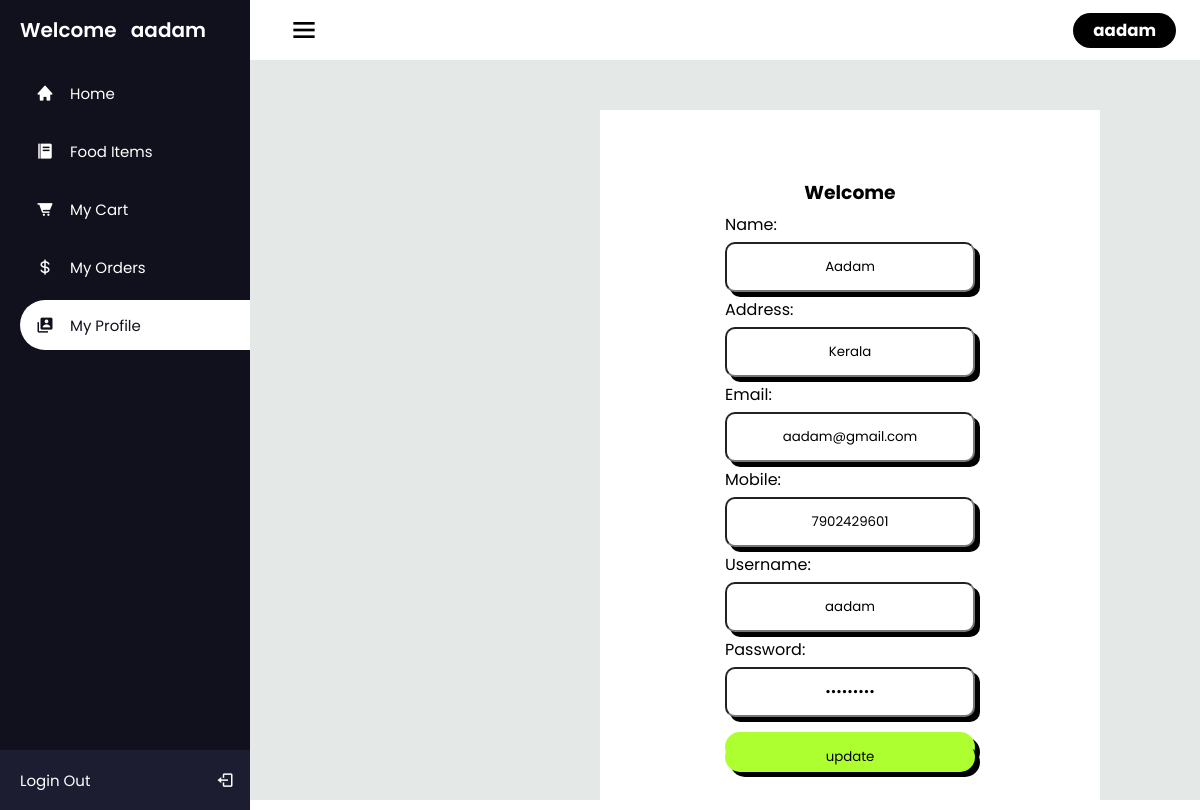
/profile.php (signed in), run on the app's committed database.
### tables this page shows
CREATE TABLE `customers` (
  `cust_id` int(11) NOT NULL,
  `cust_name` varchar(50) NOT NULL,
  `cust_address` varchar(50) NOT NULL,
  `cust_email` varchar(30) NOT NULL,
  `cust_mobile` varchar(20) NOT NULL,
  `login_id` int(10) NOT NULL
);

### profile.php (the view, shortened to what this page needs)
<?php
    include 'connect.php';
    $sqlb="SELECT * FROM tbl_login WHERE login_id ='". $_SESSION['login_id']."'";
    $resb = mysqli_query($con,$sqlb);
    if($reslt=mysqli_fetch_array($resb))
    {
        $reslt['username'];
        $reslt['password'];
    }
    $sqle="SELECT * FROM customers WHERE login_id ='". $_SESSION['login_id']."'";
    $resc= mysqli_query($con,$sqle);
    if($rese = mysqli_fetch_array($resc))
    {
        $rese['cust_id'];
        $rese['cust_name'];
        $rese['cust_address'];
        $rese['cust_email'];
        $rese['cust_mobile'];
    }
?>
<!DOCTYPE html>
<html lang="en">
    <head>
        <link rel="stylesheet" href="css/main.css">
        <link href='https://unpkg.com/boxicons@2.1.1/css/boxicons.min.css' rel='stylesheet'>
    </head>
    <body>
    <div class="sidebar">
        <div class="logo_details">
        <div class="logo_name">
        Welcome &nbsp <?php echo $reslt['username'];?>
        </div>
        </div>
        <ul>
        <li>
            <a href="userhome.php" >
            <i class='bx bxs-home' ></i>
            <span class="links_name">
                Home
            </span>
            </a>
        </li>
        <li>
            <a href="foods.php">
            <i class='bx bxs-food-menu' ></i>
            <span class="links_name">
                Food Items
            </span>
            </a>
        </li>
        <li>
            <a href="cart.php">
            <i class='bx bxs-cart-alt'></i>
            <span class="links_name">
                My Cart
            </span>
            </a>
        </li>
        <li>
            <a href="orders.php">
            <i class='bx bx-dollar' ></i>
            <span class="links_name">
                My Orders
            </span>
            </a>
        </li>
        <li>
            <a href="#" class="active">
            <i class='bx bxs-user-account' ></i>
            <span class="links_name">
                My Profile
            </span>
            </a>
        </li>
        <li class="login">
            <a href="logout.php">
            <span class="links_name login_out">
                Login Out
            </span>
            <i class='bx bx-log-out' id="log_out"></i>
            </a>
        </li>
        </ul>
    </div>
    <section class="home_section">
        <div class="topbar">
            <div class="toggle">
                <i class='bx bx-menu' id="btn"></i>
            </div>
            <div class="user_wrapper">
                <h5><?php echo $reslt['username']; ?></h5>
            </div>
        </div>
        <div class="profcard">
            <form action="" method="post" action="#">
                <h3>Welcome</h3>
                <div class="protbl">
                    <tr>
                        <label>Name:</label><br>
                        <input type="text" name="name" value="<?php echo $rese['cust_name'];?>" ><br>
                        <label>Address:</label><br>
                        <input type="text" name="addr" value="<?php echo $rese['cust_address'];?>" ><br>
                        <label>Email:</label><br>
                        <input type="text" name="email" value="<?php echo $rese['cust_email'];?>" ><br>
                        <label>Mobile:</label><br>
                        <input type="text" name="mob" value="<?php echo $rese['cust_mobile'];?>" ><br>
                        <label>Username:</label><br>
                        <input type="text" name="uname" readonly onclick="return alerts()" value="<?php echo $reslt['username'];?>"><br>
                        <label>Password:</label><br>
                        <input type="password" name="pass" value="<?php echo $reslt['password'];?>"><br>
                        <div class="sbtn">
                            <input type="submit" value="update" name="submit" class="sbtn">
                        </div>
                    </tr>
                </div>
            </form>
        </div>
    </body>
</html>

### css/main.css (style rules this page uses)
:root { --dark-blue: #11101D; --white-blue: #1D1D31; --white: #fff; --gray: #8390a2; }
* { margin: 0; padding: 0; box-sizing: border-box; font-family: 'Poppins', sans-serif; }
.sidebar { position: fixed; left: 0; top: 0; width: 250px; height: 100%; padding-left: 20px; background: var(--dark-blue); transition: all 0.5s ease; z-index: 99; }
.sidebar .logo_details { position: relative; height: 60px; display: flex; align-items: center; }
.sidebar li { position: relative; margin: 8px 0; list-style: none; }
.sidebar i { position: relative; height: 60px; min-width: 50px; font-size: 28px; line-height: 60px; text-align: center; color: var(--white); }
.sidebar .logo_details .logo_name { font-size: 20px; font-weight: 600; color: var(--white); transition: all 0.5s ease; }
.sidebar ul li a i { position: relative; height: 50px; font-size: 18px; line-height: 50px; }
.sidebar ul li a { width: 100%; height: 100%; display: flex; align-items: center; text-decoration: none; border-radius: 30px 0px 0px 30px; transition: all 0.5s ease; }
.sidebar ul li a .links_name { font-size: 15px; font-weight: 400; color: var(--white); transition: 0.4s; }
.sidebar li.login { position: fixed; width: 250px; height: 60px; left: 0; bottom: -8px; padding: 20px 20px; background: var(--white-blue); transition: all 0.5s ease; }
.sidebar .login #log_out { position: absolute; height: 60px; right: 0; top: 50%; transform: translateY(-50%); line-height: 60px; transition: all 0.5s ease; }
.sidebar li a.active { background: var(--white); }
.sidebar li a.active .links_name, .sidebar li a.active i { color: var(--dark-blue); }
.home_section { position: relative; width: calc(100% - 250px); min-height: 100vh; left: 250px; top: 0; background: #E4E9E7; transition: all 0.5s ease; }
.home_section .topbar { position: relative; width: 100%; height: 60px; display: flex; justify-content: space-between; align-items: center; padding: 1rem 1.5rem; background: var(--white); }
.home_section .topbar .toggle { position: relative; width: 60px; height: 60px; display: flex; justify-content: center; align-items: center; font-size: 2em; cursor: pointer; }

### profile.php (style rules this page uses)
.user_wrapper { font-weight: bold; color: white; font-size: 20px; background-color:black ; padding: 5px 20px 5px 20px; border-radius: 30px 30px 30px 30px; }
.profcard { background-color:white; position: absolute; display: flex; align-items: center; justify-content: center; width:500px; height: 700px;; margin: 50px 200px 50px 350px; padding:30px 50px 10px 50px; min-width: 10%; max-width: 100%; border-radius:0px; box-shadow: 20px; display:grid; }
.profcard h3 { text-align: center; justify-content: center; margin:0px 0 5px 0; font-weight: bold; }
.protbl .sbtn { margin:10px 0 0 0; border-radius: 30px; width:250px; height:30px; background-color: greenyellow; box-shadow: none; border: none; box-shadow: 5px 5px; }
.protbl input { width:250px; height:50px; margin:5px 0 5px 0; border-radius: 10px; text-align: center; box-shadow: 5px 5px; }

### data on the page
customers: name "Aadam", addr "Kerala", email "aadam@gmail.com", mob "7902429601"

### other printed values
$reslt['username'] "aadam"
